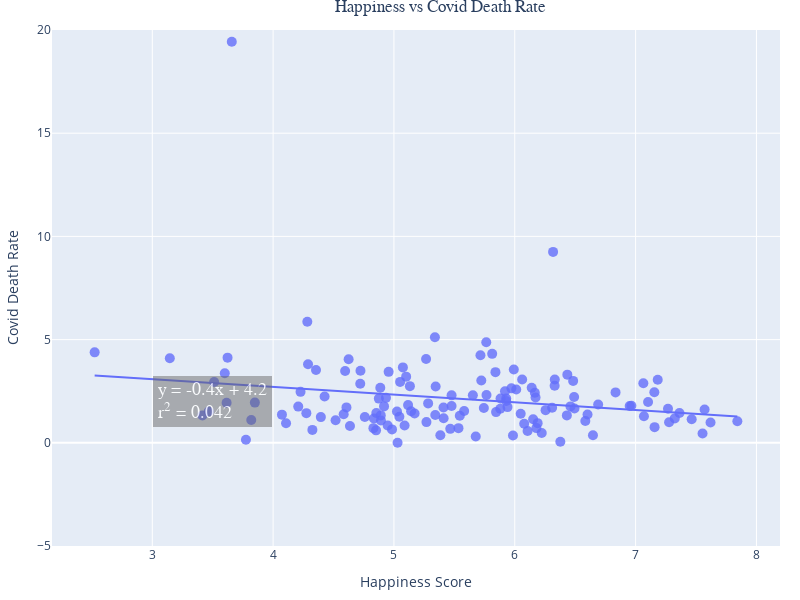

Here is the notebook cell this chart was saved with:
### Markdown cell above
### COVID and Happiness

### Code cell
# Covid and happiness

# Scatter plot with linear regression
fig = px.scatter(final_df, x="Happiness Score", y="Covid Death Rate",  
                 hover_name="Country", trendline="ols",range_y=(-5,20),
                 width=800, height=600)
                 

# Get results from linear regression 
model = px.get_trendline_results(fig)
results = model.iloc[0]["px_fit_results"]
alpha = round(results.params[0],1)
beta = round(results.params[1],1)
r_squared = results.rsquared

# Create text for regression paramaters
line1 = 'y = ' + str(beta) + 'x' + ' + ' + str(alpha) 
line2 = 'r<sup>2</sup> = ' + str(round(r_squared, 3))
summary = line1 + '<br>' + line2 

# Add to the plot
fig.add_annotation(x=3.5, y=2, xref="x", yref="y", text=summary,
                   font=dict(family="Courier New, monospace", size=18, color="#ffffff"),
                   showarrow=False, align="left",
                   borderwidth=2, borderpad=4, bgcolor="rgba(100,100,100, 0.6)",
                   opacity=0.8)

# Format titles and axes
fig.update_layout(margin=dict(l=20, r=20, t=30, b=20), title_font_family="Arial", 
                  title={'text': "Happiness vs Covid Death Rate", 'y':1, 'x':0.55, 'xanchor': 'center', 'yanchor': 'top'})
fig.update_xaxes(title="Happiness Score", showgrid=True)
fig.update_yaxes(title="Covid Death Rate", showgrid=True)
fig.update_traces(marker=dict(size=10, opacity=0.8), selector=dict(mode='markers')) # formatting of dots
fig.show()

### Figure 1 — Plotly figure (JSON) as saved in the notebook; plotly's stock layout.template omitted (floating-point values rounded to 4 significant figures; data arrays with more than 128 entries replaced by an {"elided": "..."} marker saying what was removed)
{"data": [{"hovertemplate": "<b>%{hovertext}</b><br><br>Happiness Score=%{x}<br>Covid Death Rate=%{y}<extra></extra>", "hovertext": {"elided": "149 str values"}, "legendgroup": "", "marker": {"color": "#636efa", "opacity": 0.8, "size": 10, "symbol": "circle"}, "mode": "markers", "name": "", "orientation": "v", "showlegend": false, "type": "scatter", "x": {"elided": "149 float values"}, "xaxis": "x", "y": {"elided": "149 float values"}, "yaxis": "y"}, {"hovertemplate": "<b>OLS trendline</b><br>Covid Death Rate = -0.375013 * Happiness Score + 4.21184<br>R<sup>2</sup>=0.042297<br><br>Happiness Score=%{x}<br>Covid Death Rate=%{y} <b>(trend)</b><extra></extra>", "legendgroup": "", "marker": {"color": "#636efa", "symbol": "circle"}, "mode": "lines", "name": "", "showlegend": false, "type": "scatter", "x": {"elided": "136 float values"}, "xaxis": "x", "y": {"elided": "136 float values"}, "yaxis": "y"}], "layout": {"annotations": [{"align": "left", "bgcolor": "rgba(100,100,100, 0.6)", "borderpad": 4, "borderwidth": 2, "font": {"color": "#ffffff", "family": "Courier New, monospace", "size": 18}, "opacity": 0.8, "showarrow": false, "text": "y = -0.4x + 4.2<br>r<sup>2</sup> = 0.042", "x": 3.5, "xref": "x", "y": 2, "yref": "y"}], "height": 600, "legend": {"tracegroupgap": 0}, "margin": {"b": 20, "l": 20, "r": 20, "t": 30}, "title": {"font": {"family": "Arial"}, "text": "Happiness vs Covid Death Rate", "x": 0.55, "xanchor": "center", "y": 1, "yanchor": "top"}, "width": 800, "xaxis": {"anchor": "y", "domain": [0, 1], "showgrid": true, "title": {"text": "Happiness Score"}}, "yaxis": {"anchor": "x", "domain": [0, 1], "range": [-5, 20], "showgrid": true, "title": {"text": "Covid Death Rate"}}}}
